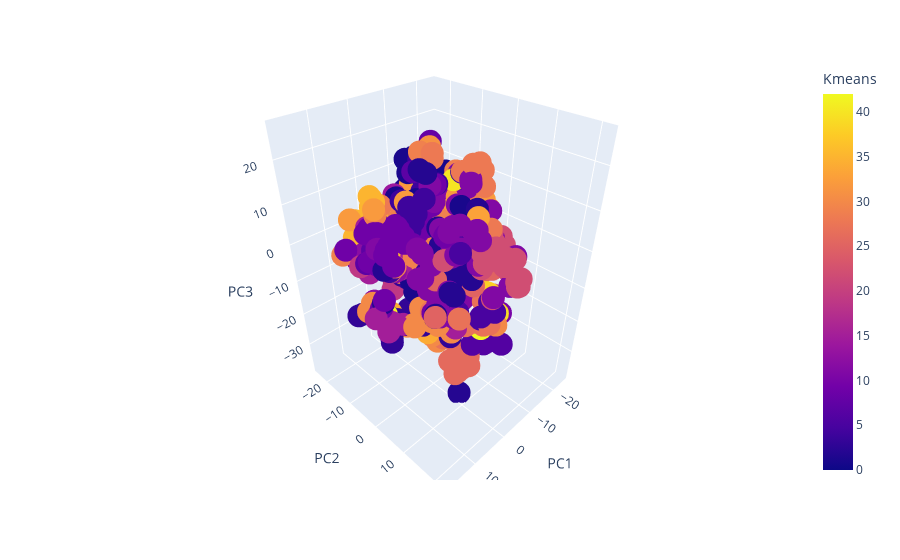

Notebook source saved alongside this figure:
### Markdown cell above
### 3D Визуализация TSNE данных

### Code cell
fig = px.scatter_3d(X_tsne, x='PC1', y='PC2', z='PC3',
              color='Kmeans')
fig.show()

### Figure 1 — Plotly figure (JSON) as saved in the notebook; plotly's stock layout.template omitted (floating-point values rounded to 4 significant figures; data arrays with more than 128 entries replaced by an {"elided": "..."} marker saying what was removed)
{"data": [{"hovertemplate": "PC1=%{x}<br>PC2=%{y}<br>PC3=%{z}<br>Kmeans=%{marker.color}<extra></extra>", "legendgroup": "", "marker": {"color": {"elided": "547 int values"}, "coloraxis": "coloraxis", "symbol": "circle"}, "mode": "markers", "name": "", "scene": "scene", "showlegend": false, "type": "scatter3d", "x": {"elided": "547 float values"}, "y": {"elided": "547 float values"}, "z": {"elided": "547 float values"}}], "layout": {"coloraxis": {"colorbar": {"title": {"text": "Kmeans"}}, "colorscale": [[0, "#0d0887"], [0.1111, "#46039f"], [0.2222, "#7201a8"], [0.3333, "#9c179e"], [0.4444, "#bd3786"], [0.5556, "#d8576b"], [0.6667, "#ed7953"], [0.7778, "#fb9f3a"], [0.8889, "#fdca26"], [1, "#f0f921"]]}, "legend": {"tracegroupgap": 0}, "margin": {"t": 60}, "scene": {"domain": {"x": [0, 1], "y": [0, 1]}, "xaxis": {"title": {"text": "PC1"}}, "yaxis": {"title": {"text": "PC2"}}, "zaxis": {"title": {"text": "PC3"}}}}}
